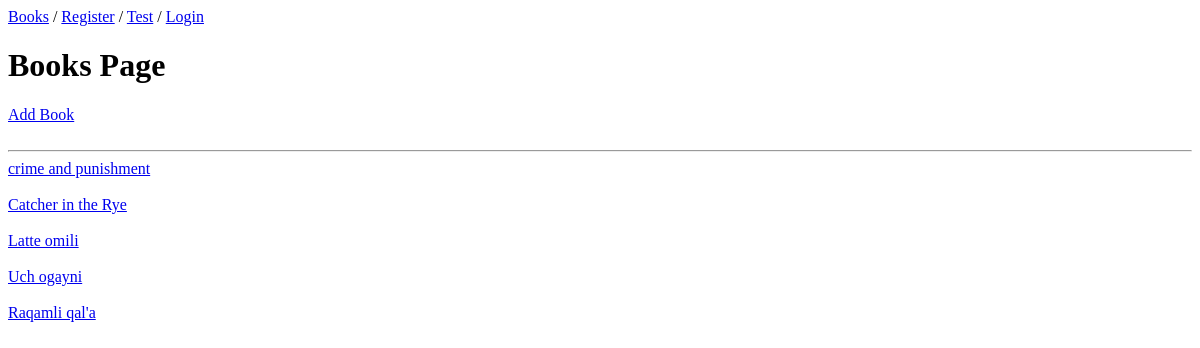
Page /products/books/ on the earlier database version.
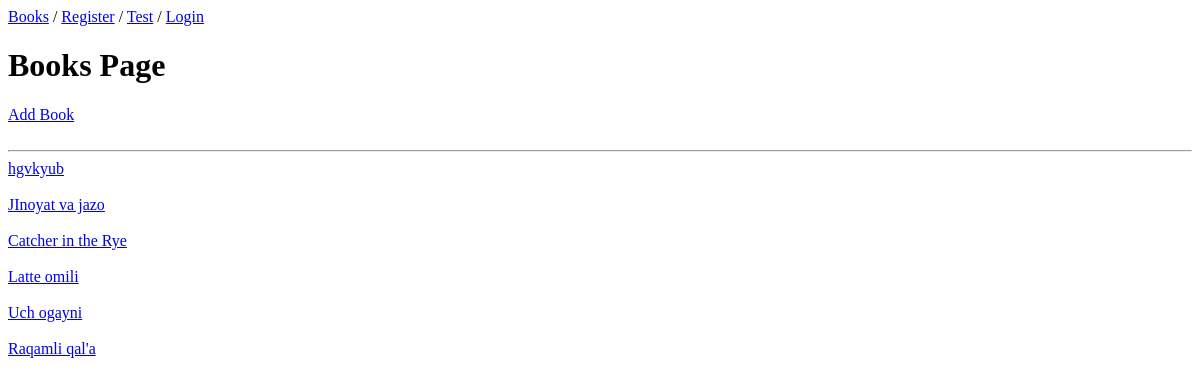
Same page on the later database version.
### products/models.py (models this page shows, shortened)
class Books(models.Model):
    title = models.CharField(max_length=128)
    description = models.TextField(blank=True, null=True)
    ISBN = models.CharField(max_length=100, blank=True, null=True)
    price = models.CharField(max_length=100, blank=True, null=True)
    image = models.ImageField(upload_to='users_images/', blank=True, null=True, default='default_book_img.png')
    language = models.ForeignKey(Language, on_delete=models.CASCADE)
    pages = models.IntegerField()
    category = models.ForeignKey(BookCategory, on_delete=models.CASCADE)
    created_at = models.DateField(auto_now_add=True)
    updated_at = models.DateField(auto_now=True)
    class Meta:
        db_table = 'books'

### products/views.py (the view)
# urls.py: path('books/', BookListView.as_view(), name='BookListView'),
class BookListView(View):
    def get(self, request):
        book = Books.objects.all().order_by('-id')
        return render(request, 'book/get_book.html', {'book': book})

### templates/book/get_book.html (shortened to what this page needs)
{% extends "base.html" %}
{% block content %}
<body>
<h1>Books Page</h1>
<a href="{% url 'Products:create-book'%}">Add Book</a> <br><br><hr>
{% for i in book %}
    <a href="{% url 'Products:detail-view' i.pk %}">{{ i.title }}</a> <br><br>
{% endfor %}
</body>
{% endblock content %}

Differences in the rows shown:
removed Books: title "crime and punishment"
added Books: title "hgvkyub"
added Books: title "JInoyat va jazo"
